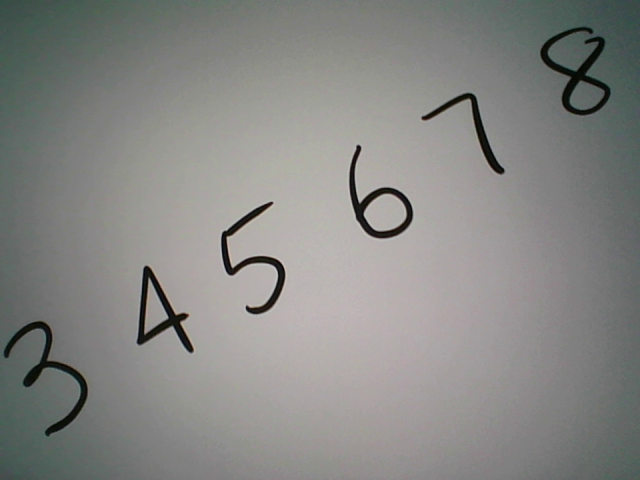
#> input picture segmentation/img-202114-215659.png, 640 x 480 px
$ jupyter execute --allow-errors split_digits.ipynb   (older library calls are emulated)
#> lines starting #> are read from the running program, lines starting #| are printed output that depends on the picture
#> further down, original_img is the input picture: PIL image 640x480 RGB; mean R, G, B 134.5, 134.8, 132.4
### segmentation/Segmentation.py
'''
Copyright December 2020 - Filippo Guerranti <filippo.guerranti@student.unisi.it>

Licensed under the Apache License, Version 2.0 (the "License");
you may not use this file except in compliance with the License.
You may obtain a copy of the License at
    http://www.apache.org/licenses/LICENSE-2.0

Unless required by applicable law or agreed to in writing, software
distributed under the License is distributed on an "AS IS" BASIS,
WITHOUT WARRANTIES OR CONDITIONS OF ANY KIND, either express or implied.
See the License for the specific language governing permissions and
limitations under the License.
'''

import numpy as np
from PIL import Image, ImageFilter, ImageEnhance, ImageDraw
import DisjointSetForest as DSF
import time


class GraphBasedSegmentation:
    '''
    Class for the implementation of the graph-based segmentation algorithm.
    A graph is built starting from an input image.
    Each pixel is a vertex of G = (V, E) where G is the graph, V is the set of
    vertices and E is the set of edges. Each pixel is connected to its neighbors in
    an 8-grid sense.
    Then the algorithm is applied exploiting the disjoint-set forest structure.
    '''

    def __init__(
          self
        , img: str or np.ndarray
        ) -> None:
        '''
        GraphBasedSegmentation class constructor.

        Args:
            img (str or np.ndarray): path to the input image (if preprocessing == True)
                                     or np.ndarray of the input image (already preprocessed)
        '''
#> called with img = 'img-202114-215659.png'
        # from path
        # ---------------------------------
        if type(img) == str:
            self.img = Image.open(img)
        # ---------------------------------

        # from array
        # ---------------------------------
        elif type(img) == np.ndarray:
            self.img = Image.fromarray(img)
        # ---------------------------------

        # wrong input
        # ---------------------------------
        else:
            raise ValueError("Wrong image type: must be either str or np.ndarray.")
        # ---------------------------------

        self.img_width, self.img_height = self.img.size
#> self.img_width = 640; self.img_height = 480


    @staticmethod
    def __preprocessing(
          img: Image
        , contrast: float=1.5
        , gaussian_blur: float=2.3
        , width: int=300
        , height: int=None
        ) -> np.ndarray:
        '''
        Convert an input RGB image to a grayscale Numpy array and apply some preprocessing operations.

        Args:
            img         (PIL.Image): image to be processed
            constrast       (float): (defualt=1.5) contrast filter
            gaussian_blur   (float): (default=1.5) Gaussian Blur filter
            width             (int): (default=300) new image width
            height            (int): (default=None) new image height

        Returns:
            img (np.ndarray): Numpy array represented the preprocessed image
        '''
#> called with contrast = 1.5, gaussian_blur = 2.3, width = 300
        # grayscale conversion
        # ---------------------------------
        img = img.convert("L")
        # ---------------------------------

        # gaussian blur
        # ---------------------------------
        img = img.filter(ImageFilter.GaussianBlur(gaussian_blur))
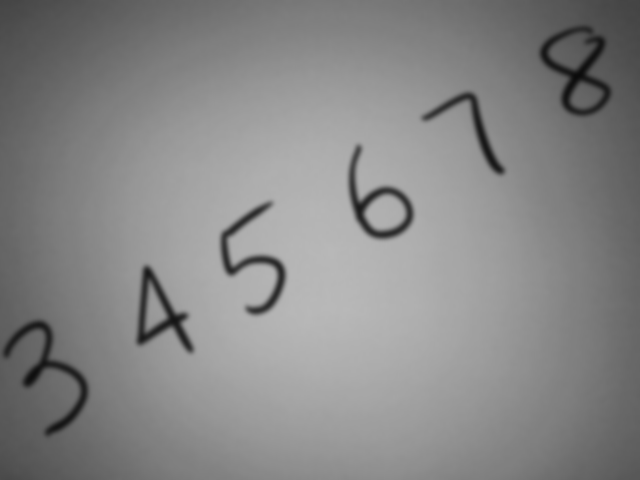
#> img: PIL image 640x480 L; min 11, max 184, mean 134.4
        # ---------------------------------

        # contrast
        # ---------------------------------
        img = ImageEnhance.Contrast(img).enhance(contrast)
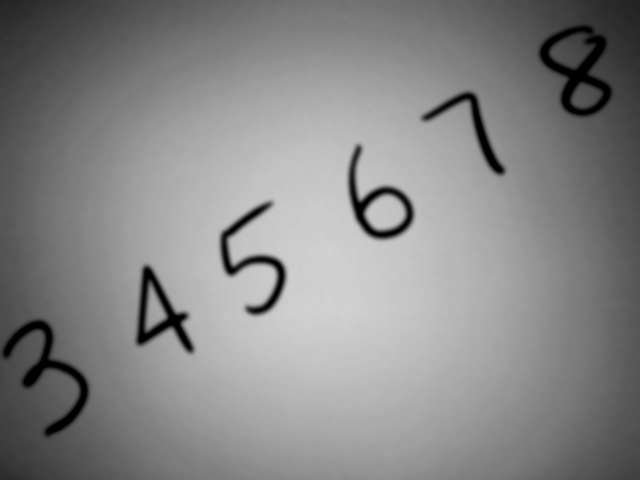
#> img: PIL image 640x480 L; min 0, max 209, mean 134.5
        # ---------------------------------

        # resize
        # ---------------------------------
        if height is None:
            percentage = float(width / img.size[0])
#> percentage = 0.469
            height = int((float(img.size[1]) * float(percentage)))
#> height = 225
        img = img.resize((width, height), Image.ANTIALIAS)
#> img: PIL image 300x225 L
        # ---------------------------------

        return np.array(img)


    # [130 lines left out: functions __get_diff, __create_edge, __threshold, __build_graph, __sort, not called in this run]


    def segment(
          self
        , k: int=4000
        , min_size: int=100
        , preprocessing: bool=True
        , **kwargs
        ) -> None:
        '''
        Segment the graph according to the graph-based segmentation algorithm
        proposed by Felzenszwalb et. al.

        Args:
            k               (int): (default=4000) parameter for the threshold
            min_size        (int): (default=100) if specified, the components having size less than min_size are removed
                                          if None, the removal is not applied
            preprocessing  (bool): (default=True) to be applied if the image has not been preprocessed yet
        '''
        # preprocessing
        # ---------------------------------
        if preprocessing:
            self.preprocessed_arr = GraphBasedSegmentation.__preprocessing(self.img, **kwargs)
        # ---------------------------------

        # not preprocessing
        # ---------------------------------
        else:
            self.preprocessed_arr = self.img
            self.preprocessed_arr = self.preprocessed_arr.convert("L")
            self.preprocessed_arr = np.array(self.preprocessed_arr)
        # ---------------------------------

        self.height, self.width = self.preprocessed_arr.shape
#> self.height = 225; self.width = 300
        self.num_nodes = self.height * self.width
#> self.num_nodes = 67500

        # Disjoint-set forest initialization
        # ---------------------------------
        self.components = DSF.DisjointSetForest(self.num_nodes)
        # ---------------------------------

        # threshold list
        threshold = [GraphBasedSegmentation.__threshold(k, i) for i in self.components.size]

        # graph build and sorting by non-decreasing order of weights
        # ---------------------------------
        self.__build_graph()
        self.__sort()
        # ---------------------------------


        print("Segmenting...")
        start = time.time()

        for edge in self.sorted_graph:
            u, v, w = edge

            u = self.components.find(u)
            v = self.components.find(v)

            if u != v:
                # boundary evidence check
                if w <= threshold[u] and w <= threshold[v]:
                    self.components.merge(u, v)
                    parent = self.components.find(u)
                    threshold[parent] = w + GraphBasedSegmentation.__threshold(k, self.components.size_of(u))

        end = time.time()
        print("Segmentation done in {:.3}s.\n".format(end-start))

        # remove components having size less than min_size
        # ---------------------------------
        if min_size is not None:

            print("Removing componentes having size less than {}...".format(min_size))
            start = time.time()

            for edge in self.sorted_graph:
                u, v, _ = edge
                u = self.components.find(u)
                v = self.components.find(v)

                if u != v:
                    if self.components.size_of(u) < min_size or self.components.size_of(v) < min_size:
                        self.components.merge(u, v)

            end = time.time()
            print("Removed components in {:.3}s.\n".format(end-start))
        # ---------------------------------


    # [17 lines left out: function __create_segmented_arr, not called in this run]


    def generate_image(self) -> None:
        '''
        Generate the segmented image as a numpy array.
        '''

        # random color creation (3 levels of values between 0 and 255)
        # ---------------------------------
        random_color = lambda: (int(np.random.rand() * 255), int(np.random.rand() * 255), int(np.random.rand() * 255))
        color = [random_color() for i in range(self.components.num_components())]
        # ---------------------------------

        self.segmented_img = np.zeros((self.height, self.width, 3), np.uint8)

        if not hasattr(self, 'segmented_arr'):
            self.__create_segmented_arr()

        print("Generating image...")
        start = time.time()

        for y in range(self.height):
            for x in range(self.width):
                self.segmented_img[y, x] = color[self.segmented_arr[y, x]]

        self.segmented_img = Image.fromarray(self.segmented_img)

        end = time.time()
        print("Image generated in {:.3}s.\n".format(end-start))


    # [74 lines left out: functions __find_boundaries, draw_boxes, not called in this run]

### segmentation/split_digits.ipynb
# Split digits

The goal is to split the input image into separated digits that will be then used as input for the network.

[cell 1]
import Segmentation as seg
from PIL import Image, ImageDraw, ImageColor, ImageEnhance, ImageFilter

[cell 2]
straight = "img-202114-215724.png"
diagonal = "img-202114-215659.png"

image_path = diagonal

original_img = Image.open(image_path)

segmentation = seg.GraphBasedSegmentation(image_path)
segmentation.segment(k=4500, min_size=100, preprocessing=True, contrast=1.5, gaussian_blur=2.3)
#> (the call stopped at in segment, `self.components = DSF.DisjointSetForest(self.num_nodes)`: DisjointSetForest is not available in this run)
#> (the rest of this cell did not finish here and is left out)

#> (a cell that did not finish here is left out)

[cell 4]
def __regions_area(boundaries):
    """ Compute the area of each region.

    Returns:
        areas (dict of ints): dictionary containing, for each region, its area
    """
    areas = {}
    for region, extremes in boundaries.items():
        A = extremes['max_row'] - extremes['min_row']
        B = extremes['max_col'] - extremes['min_col']
        area = A * B
        areas[region] = area
    return areas

#> (a cell that did not finish here is left out)

[cell 6]
digits = {}
counter = 0
#> (the rest of this cell did not finish here and is left out)

#> (a cell that did not finish here is left out)

#> (a cell that did not finish here is left out)

$ run again, with segmentation/img-20201229-22648.png copied over segmentation/img-202114-215659.png
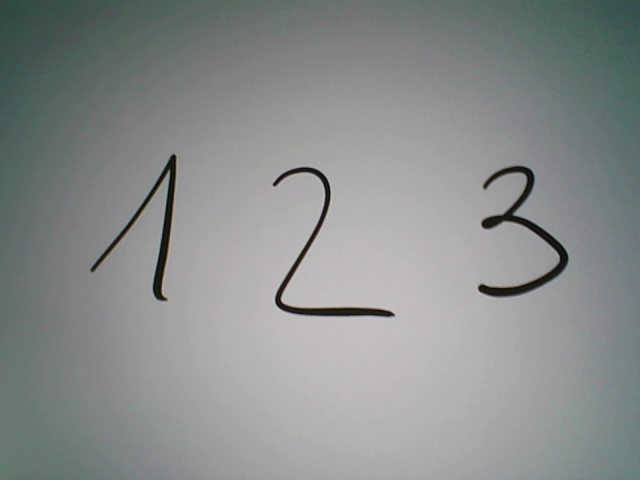
#> input picture segmentation/img-20201229-22648.png, 640 x 480 px
#> original_img is the input picture: PIL image 640x480 RGB; mean R, G, B 137.8, 141.4, 140.8
#> in __preprocessing, `img = img.filter(ImageFilter.GaussianBlur(gaussian_blur))`:
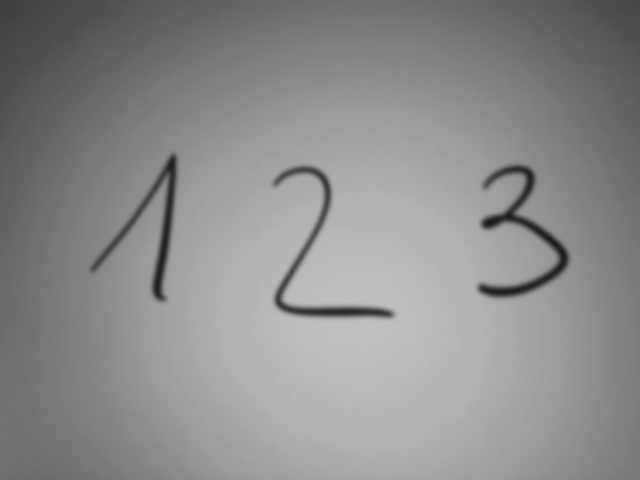
#> img: PIL image 640x480 L; min 26, max 192, mean 140.3
#> in __preprocessing, `img = ImageEnhance.Contrast(img).enhance(contrast)`:
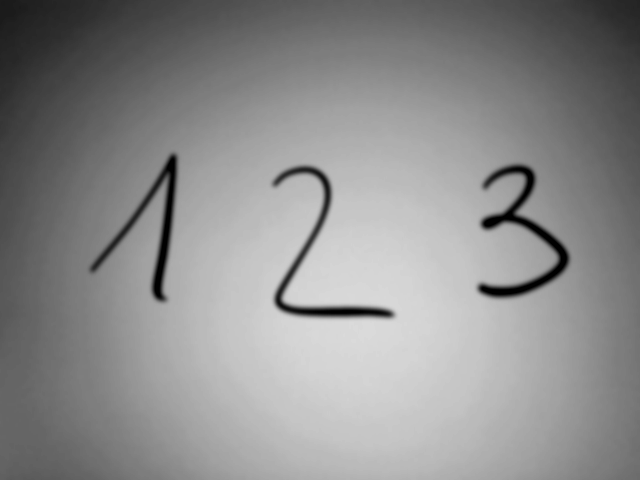
#> img: PIL image 640x480 L; min 0, max 218, mean 140.3

$ run again, with segmentation/img-20201229-22722.png copied over segmentation/img-202114-215659.png
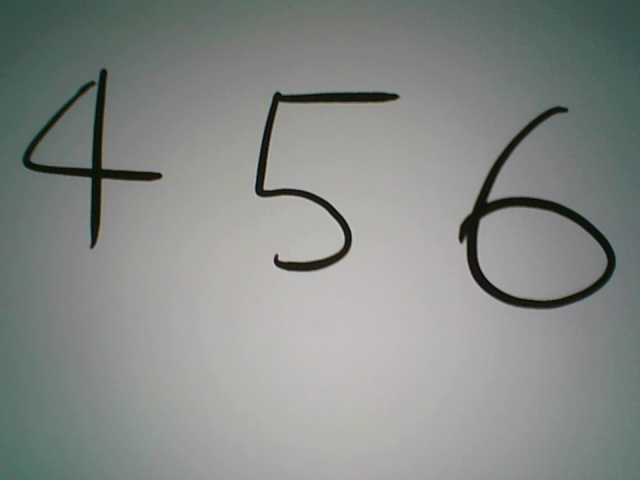
#> input picture segmentation/img-20201229-22722.png, 640 x 480 px
#> original_img is the input picture: PIL image 640x480 RGB; mean R, G, B 134.4, 138.6, 135.9
#> in __preprocessing, `img = img.filter(ImageFilter.GaussianBlur(gaussian_blur))`:
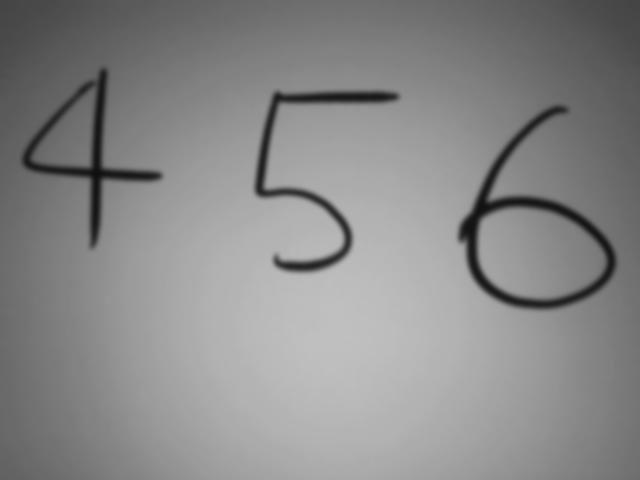
#> img: PIL image 640x480 L; min 15, max 192, mean 137.1
#> in __preprocessing, `img = ImageEnhance.Contrast(img).enhance(contrast)`:
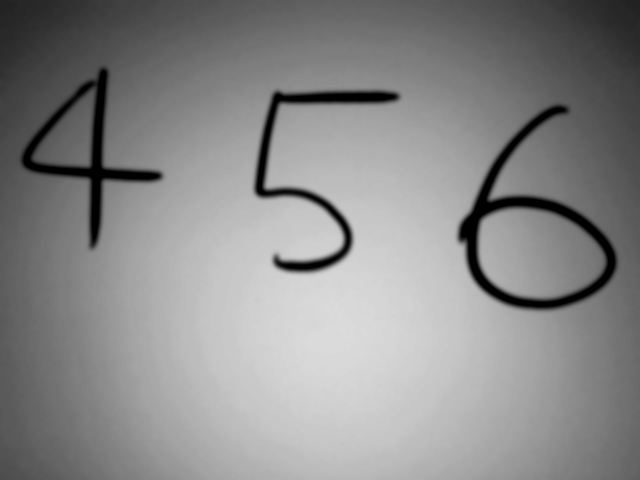
#> img: PIL image 640x480 L; min 0, max 219, mean 137.3

$ run again, with segmentation/img-20201229-22753.png copied over segmentation/img-202114-215659.png
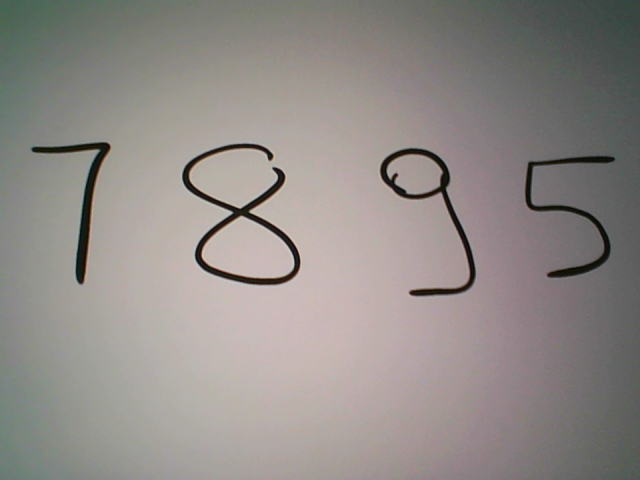
#> input picture segmentation/img-20201229-22753.png, 640 x 480 px
#> original_img is the input picture: PIL image 640x480 RGB; mean R, G, B 145.1, 139.5, 136.2
#> in __preprocessing, `img = img.filter(ImageFilter.GaussianBlur(gaussian_blur))`:
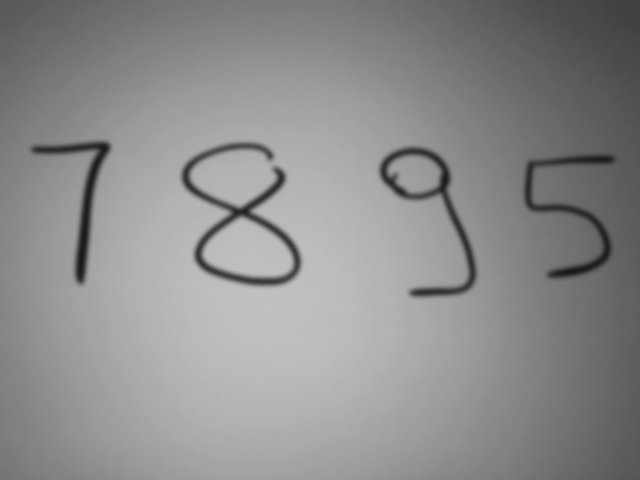
#> img: PIL image 640x480 L; min 25, max 193, mean 140.8
#> in __preprocessing, `img = ImageEnhance.Contrast(img).enhance(contrast)`:
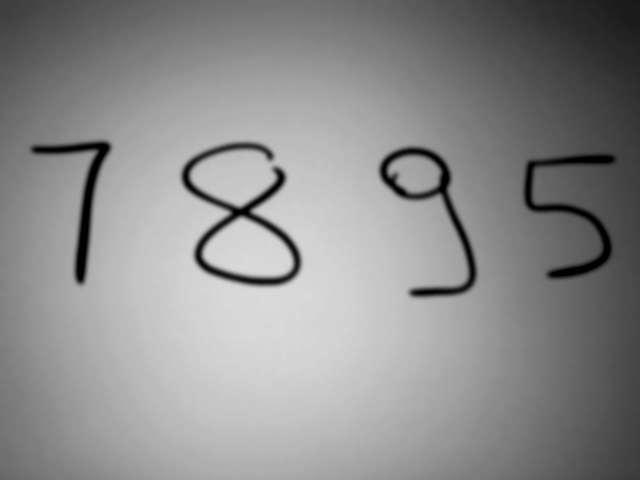
#> img: PIL image 640x480 L; min 0, max 219, mean 140.6
